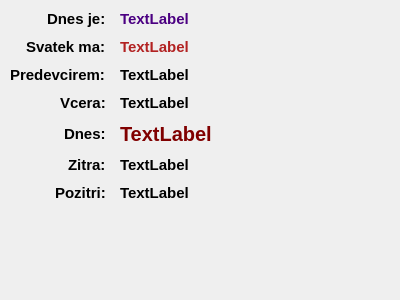
<?xml version="1.0" encoding="UTF-8"?>
<ui version="4.0">
 <class>ResultWidget</class>
 <widget class="QWidget" name="ResultWidget">
  <property name="geometry">
   <rect>
    <x>0</x>
    <y>0</y>
    <width>400</width>
    <height>300</height>
   </rect>
  </property>
  <property name="windowTitle">
   <string>Form</string>
  </property>
  <property name="styleSheet">
   <string notr="true">QLabel
{
	font-size: 15px;
	font-weight: bold;
}</string>
  </property>
  <widget class="QWidget" name="formLayoutWidget">
   <property name="geometry">
    <rect>
     <x>10</x>
     <y>10</y>
     <width>381</width>
     <height>281</height>
    </rect>
   </property>
   <layout class="QFormLayout" name="formLayout">
    <property name="labelAlignment">
     <set>Qt::AlignRight|Qt::AlignTrailing|Qt::AlignVCenter</set>
    </property>
    <property name="horizontalSpacing">
     <number>10</number>
    </property>
    <property name="verticalSpacing">
     <number>10</number>
    </property>
    <item row="0" column="0">
     <widget class="QLabel" name="label">
      <property name="text">
       <string>Dnes je: </string>
      </property>
     </widget>
    </item>
    <item row="3" column="0">
     <widget class="QLabel" name="label_4">
      <property name="text">
       <string>Vcera: </string>
      </property>
     </widget>
    </item>
    <item row="4" column="0">
     <widget class="QLabel" name="label_5">
      <property name="text">
       <string>Dnes: </string>
      </property>
     </widget>
    </item>
    <item row="5" column="0">
     <widget class="QLabel" name="label_6">
      <property name="text">
       <string>Zitra: </string>
      </property>
     </widget>
    </item>
    <item row="2" column="0">
     <widget class="QLabel" name="label_3">
      <property name="text">
       <string>Predevcirem: </string>
      </property>
     </widget>
    </item>
    <item row="1" column="0">
     <widget class="QLabel" name="label_2">
      <property name="text">
       <string>Svatek ma: </string>
      </property>
     </widget>
    </item>
    <item row="0" column="1">
     <widget class="QLabel" name="todayDateLabel">
      <property name="styleSheet">
       <string notr="true">color: indigo</string>
      </property>
      <property name="text">
       <string>TextLabel</string>
      </property>
     </widget>
    </item>
    <item row="1" column="1">
     <widget class="QLabel" name="todaySaintLabel">
      <property name="styleSheet">
       <string notr="true">color: firebrick</string>
      </property>
      <property name="text">
       <string>TextLabel</string>
      </property>
     </widget>
    </item>
    <item row="2" column="1">
     <widget class="QLabel" name="yesterday2Label">
      <property name="text">
       <string>TextLabel</string>
      </property>
     </widget>
    </item>
    <item row="3" column="1">
     <widget class="QLabel" name="yesterdayLabel">
      <property name="text">
       <string>TextLabel</string>
      </property>
     </widget>
    </item>
    <item row="4" column="1">
     <widget class="QLabel" name="todayBirthLabel">
      <property name="styleSheet">
       <string notr="true">font-size: 20px;
color: maroon;</string>
      </property>
      <property name="text">
       <string>TextLabel</string>
      </property>
     </widget>
    </item>
    <item row="6" column="0">
     <widget class="QLabel" name="label_7">
      <property name="text">
       <string>Pozitri: </string>
      </property>
     </widget>
    </item>
    <item row="6" column="1">
     <widget class="QLabel" name="tomorrow2Label">
      <property name="text">
       <string>TextLabel</string>
      </property>
     </widget>
    </item>
    <item row="5" column="1">
     <widget class="QLabel" name="tomorrowLabel">
      <property name="text">
       <string>TextLabel</string>
      </property>
     </widget>
    </item>
   </layout>
  </widget>
 </widget>
 <resources/>
 <connections/>
</ui>
